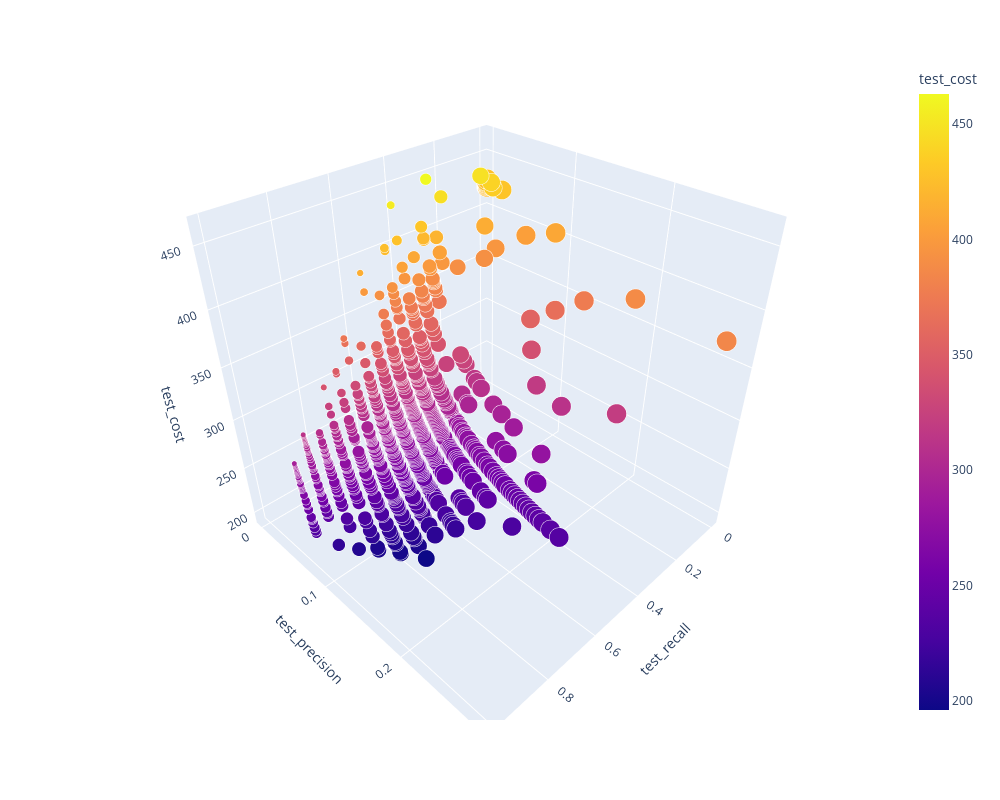

The code cell stored with this chart in its notebook:
### Code cell
px.scatter_3d(df_scores, x='test_recall', y='test_precision', z='test_cost', color='test_cost', size='test_accuracy', opacity=1, width=1000, height=800)

### Figure 1 — Plotly figure (JSON) as saved in the notebook; plotly's stock layout.template omitted (floating-point values rounded to 4 significant figures; data arrays with more than 128 entries replaced by an {"elided": "..."} marker saying what was removed)
{"data": [{"hovertemplate": "test_recall=%{x}<br>test_precision=%{y}<br>test_cost=%{marker.color}<br>test_accuracy=%{marker.size}<extra></extra>", "legendgroup": "", "marker": {"color": {"elided": "1536 int values"}, "coloraxis": "coloraxis", "opacity": 1, "size": {"elided": "1536 float values"}, "sizemode": "area", "sizeref": 0.002333, "symbol": "circle"}, "mode": "markers", "name": "", "scene": "scene", "showlegend": false, "type": "scatter3d", "x": {"elided": "1536 float values"}, "y": {"elided": "1536 float values"}, "z": {"elided": "1536 int values"}}], "layout": {"coloraxis": {"colorbar": {"title": {"text": "test_cost"}}, "colorscale": [[0, "#0d0887"], [0.1111, "#46039f"], [0.2222, "#7201a8"], [0.3333, "#9c179e"], [0.4444, "#bd3786"], [0.5556, "#d8576b"], [0.6667, "#ed7953"], [0.7778, "#fb9f3a"], [0.8889, "#fdca26"], [1, "#f0f921"]]}, "height": 800, "legend": {"itemsizing": "constant", "tracegroupgap": 0}, "margin": {"t": 60}, "scene": {"domain": {"x": [0, 1], "y": [0, 1]}, "xaxis": {"title": {"text": "test_recall"}}, "yaxis": {"title": {"text": "test_precision"}}, "zaxis": {"title": {"text": "test_cost"}}}, "width": 1000}}
